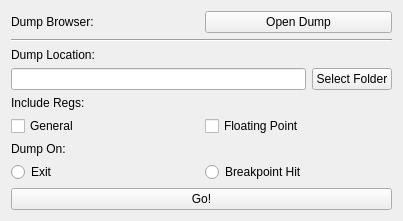
<?xml version="1.0" encoding="UTF-8"?>
<ui version="4.0">
 <class>Form</class>
 <widget class="QWidget" name="Form">
  <property name="geometry">
   <rect>
    <x>0</x>
    <y>0</y>
    <width>403</width>
    <height>219</height>
   </rect>
  </property>
  <property name="windowTitle">
   <string>Form</string>
  </property>
  <layout class="QVBoxLayout" name="verticalLayout">
   <item>
    <layout class="QHBoxLayout" name="horizontalLayout_4">
     <item>
      <widget class="QLabel" name="label_4">
       <property name="text">
        <string>Dump Browser:</string>
       </property>
      </widget>
     </item>
     <item>
      <widget class="QPushButton" name="pushButton_4">
       <property name="text">
        <string>Open Dump</string>
       </property>
      </widget>
     </item>
    </layout>
   </item>
   <item>
    <widget class="Line" name="line">
     <property name="orientation">
      <enum>Qt::Horizontal</enum>
     </property>
    </widget>
   </item>
   <item>
    <widget class="QLabel" name="label_3">
     <property name="text">
      <string>Dump Location:</string>
     </property>
    </widget>
   </item>
   <item>
    <layout class="QHBoxLayout" name="horizontalLayout">
     <item>
      <widget class="QLineEdit" name="lineEdit"/>
     </item>
     <item>
      <widget class="QPushButton" name="pushButton">
       <property name="text">
        <string>Select Folder</string>
       </property>
      </widget>
     </item>
    </layout>
   </item>
   <item>
    <widget class="QLabel" name="label_2">
     <property name="text">
      <string>Include Regs:</string>
     </property>
    </widget>
   </item>
   <item>
    <layout class="QHBoxLayout" name="horizontalLayout_2">
     <item>
      <widget class="QCheckBox" name="checkBox">
       <property name="text">
        <string>General</string>
       </property>
      </widget>
     </item>
     <item>
      <widget class="QCheckBox" name="checkBox_2">
       <property name="text">
        <string>Floating Point</string>
       </property>
      </widget>
     </item>
    </layout>
   </item>
   <item>
    <widget class="QLabel" name="label">
     <property name="text">
      <string>Dump On:</string>
     </property>
    </widget>
   </item>
   <item>
    <layout class="QHBoxLayout" name="horizontalLayout_3">
     <item>
      <widget class="QRadioButton" name="radioButton_2">
       <property name="text">
        <string>Exit</string>
       </property>
      </widget>
     </item>
     <item>
      <widget class="QRadioButton" name="radioButton">
       <property name="text">
        <string>Breakpoint Hit</string>
       </property>
      </widget>
     </item>
    </layout>
   </item>
   <item>
    <widget class="QPushButton" name="pushButton_2">
     <property name="text">
      <string>Go!</string>
     </property>
    </widget>
   </item>
  </layout>
 </widget>
 <resources/>
 <connections/>
</ui>
